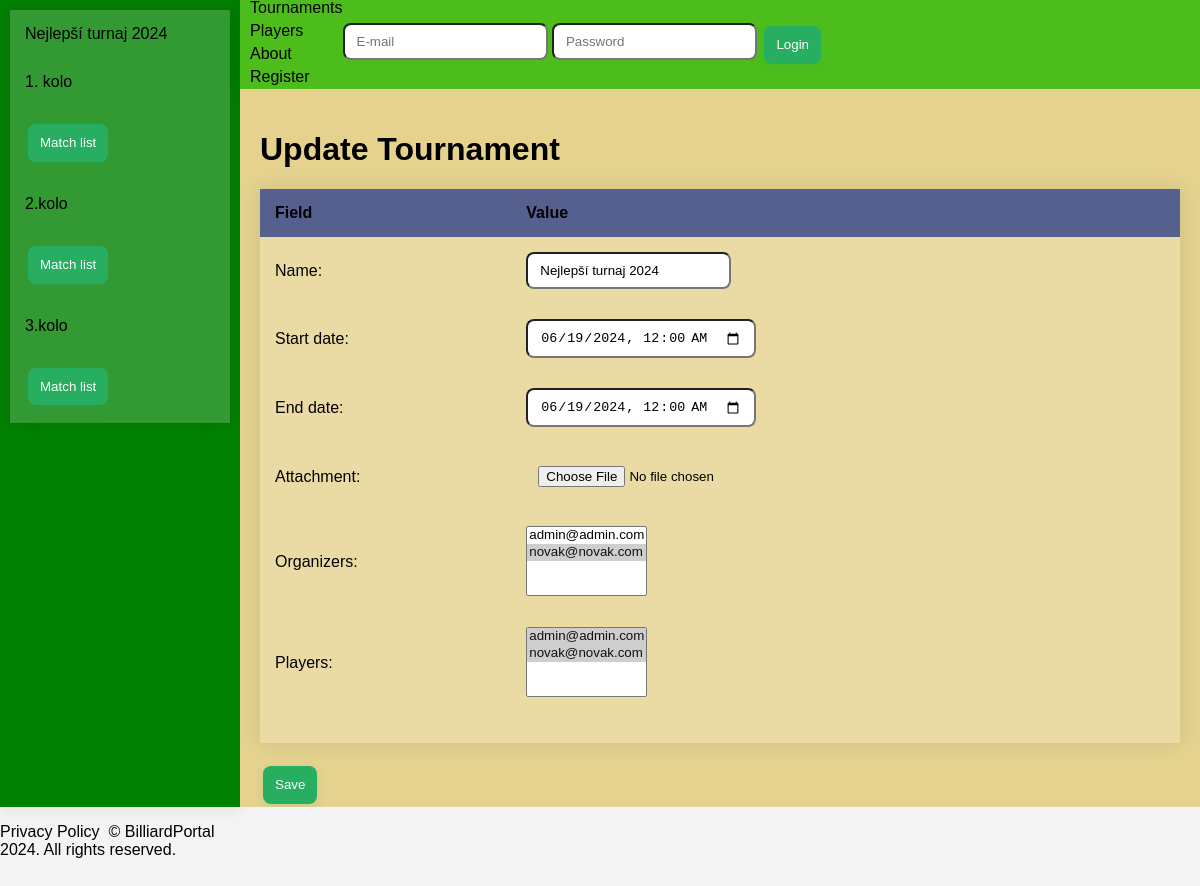
Page /tournament/1/update/ on the committed database.
### tournaments/models.py (models this page shows, shortened)
class Tournament(models.Model):
    name = models.CharField(max_length=255)
    start_date = models.DateTimeField()
    end_date = models.DateTimeField()
    attachment = models.FileField(upload_to='attachments/', blank=True, null=True)
    organizers = models.ManyToManyField(Player, related_name='organized_tournaments')
    players = models.ManyToManyField(Player, related_name='participating_tournaments')

class Round(models.Model):
    name = models.CharField(max_length=255)
    attachment = models.FileField(upload_to='attachments/', blank=True, null=True)
    tournament = models.ForeignKey(Tournament, related_name='rounds', on_delete=models.CASCADE)

### tournaments/views.py (the view, shortened to what this page needs)
# urls.py: path('<int:tournament_pk>/update/', TournamentUpdateView.as_view(template_name="./tournament/tournament_create.html"), name='tournament_update'),
class TournamentUpdateView(ContextMixin, UpdateView):
    model = Tournament
    form_class = TournamentForm
    def get_object(self):
        return Tournament.objects.get(pk=self.kwargs['tournament_pk'])

### tournaments/forms.py
class TournamentForm(forms.ModelForm):
    class Meta:
        model = Tournament
        fields = ['name', 'start_date', 'end_date', 'attachment', 'organizers', 'players']
        widgets = {
            'start_date': forms.DateTimeInput(attrs={'type': 'datetime-local'}),
            'end_date': forms.DateTimeInput(attrs={'type': 'datetime-local'}),
        }

### templates/tournament/tournament_create.html (shortened to what this page needs)
{% extends "base.html" %}
{% block main_space %}
<form method="post" enctype="multipart/form-data">
    <h1>{{ form.instance.id|yesno:"Update Tournament,Create Tournament" }}</h1>
    <table>
        <thead>
            <tr>
                <th class="l">Field</th>
                <th class="r">Value</th>
            </tr>
        </thead>
        <tbody>
            {% for field in form %}
                <tr>
                    <td class="l">{{ field.label_tag }}</td>
                    <td class="r">{{ field }}</td>
                </tr>
            {% endfor %}
            <tr>
                <td colspan=2 class="l"></td>
            </tr>
        </tbody>
    </table>
    <button class="button-68" type="submit">Save</button>
</form>
{% endblock main_space %}

### templates/sidebar.html (shortened to what this page needs)
{% if 'update' in request.path %}
    {% url 'tournament_update' tournament.id as tournament_url %}
{% else %}
    {% url 'tournament_detail' tournament.id as tournament_url %}
{% endif %}
<nav>
    {% if tournament %}
    <table>
        <tbody>
            <tr>
                <td colspan="2"><a href="{{ tournament_url }}">{{ tournament.name }}</a></td>
            </tr>
            {% for round_item in rounds %}
                {% if 'update' in request.path %}
                    {% url 'roundmatch_update' tournament.id round_item.id as round_url %}
                {% else %}
                    {% url 'round_detail' tournament.id round_item.id as round_url %}
                {% endif %}
                <tr>
                    <td colspan="2"><a href="{{ round_url }}">{{ round_item.name }}</a></td>
                </tr>
                <tr>
                    <td><a href="{% url 'match_list' tournament.id round_item.id %}"><button class="button-68" type="button">Match list</button></a></td>
                </tr>
            {% endfor %}
        </tbody>
    </table>
    {% endif %}
</nav>

### static/style.css (style rules this page uses)
body { height: 98vh; display: grid; grid-template-columns: 20vw 1fr; grid-template-rows: 10vh 1fr; font-family: Arial, sans-serif; margin: 0; background-color: #f4f4f4; }
a { color: black; text-decoration: none; }
table { width: 100%; border-collapse: collapse; overflow: hidden; box-shadow: 0 0 20px rgba(0, 0, 0, 0.1); margin-bottom: 20px; }
th, td { padding: 15px; background-color: rgba(255, 255, 255, 0.2); }
th { text-align: left; }
thead th { background-color: #55608f; }
tbody td { position: relative; }
button { appearance: none; backface-visibility: hidden; background-color: #27ae60; border-radius: 8px; border-style: none; box-shadow: rgba(39, 174, 96, .15) 0 4px 9px; box-sizing: border-box; color: #fff; cursor: pointer; display: inline-block; letter-spacing: normal; line-height: 1.5; outline: none; overflow: hidden; padding: 1vh 1vw; margin: 3px; position: relative; text-align: center; text-decoration: none; transform: translate3d(0, 0, 0); transition: all .3s; user-select: none; -webkit-user-select: none; touch-action: manipulation; vertical-align: top; white-space: nowrap; }
input { border-radius: 8px ; padding: 1vh 1vw; }

### rows in the picture
Tournament: name "Nejlepší turnaj 2024", instance.id "Update Tournament", form "Nejlepší turnaj 2024" "06/19/2024 00:00" "06/19/2024 00:00"
Round: name "1. kolo"
Round: name "2.kolo"
Round: name "3.kolo"

### other values in the picture
{{ field.label_tag }} "Name:" "Start date:" "End date:" "Attachment:" "Organizers:" "Players:"
